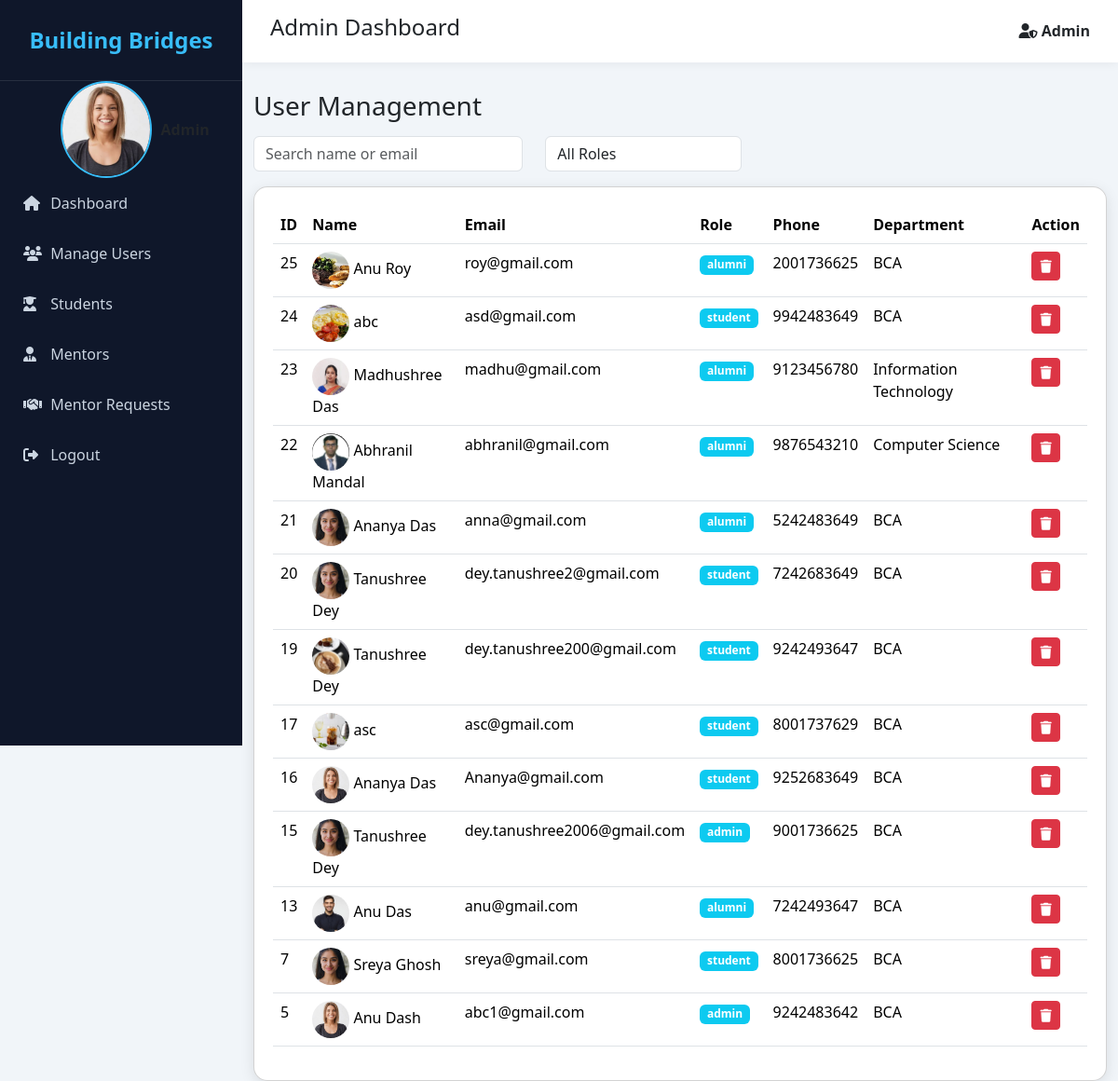
The page /admin/user_list.php (signed in) on the database its author committed.
### tables this page shows
CREATE TABLE `users1` (
  `id` int(11) NOT NULL,
  `full_name` varchar(100) NOT NULL,
  `email` varchar(100) NOT NULL,
  `password` varchar(255) NOT NULL,
  `role` enum('student','alumni','admin') NOT NULL,
  `department` varchar(100) DEFAULT NULL,
  `phone` varchar(20) DEFAULT NULL,
  `profile_image` varchar(255) DEFAULT NULL,
  `created_at` timestamp NOT NULL DEFAULT current_timestamp(),
  `bio` text DEFAULT NULL,
  `designation` varchar(255) DEFAULT NULL,
  `company` varchar(255) DEFAULT NULL,
  `skills` text DEFAULT NULL
);

### admin/user_list.php (the view, shortened to what this page needs)
<?php
include("includes/db_connect.php");
$search = $_GET['search'] ?? '';
$where = "WHERE 1=1";
$result = mysqli_query($conn, "SELECT * FROM users1 $where ORDER BY id DESC");
?>
<!DOCTYPE html>
<html>
<head>
<link href="https://cdn.jsdelivr.net/npm/bootstrap@5.3.3/dist/css/bootstrap.min.css" rel="stylesheet">
<link rel="stylesheet" href="https://cdnjs.cloudflare.com/ajax/libs/font-awesome/6.7.2/css/all.min.css">
</head>
<body>
<div class="sidebar">
<div class="logo">
Building Bridges
</div>
    <div class="admin-box" style="display:flex;align-items:center;gap:10px; margin-left:25%;">
        <?php if(!empty($_SESSION['profile_image'])){ ?>
            <img src="../<?= $_SESSION['profile_image']; ?>"
     style="width:50%;height:13vh;border-radius:50%;object-fit:cover;border:2px solid #38bdf8;">
        <?php } else { ?>
            <i class="fa fa-user-shield"></i>
        <?php } ?>
    </div>
<ul>
<li>
<a href="admin_dashboard.php">
<i class="fa fa-home"></i> Dashboard
</a>
</li>
<li>
<a href="user_list.php">
<i class="fa fa-users"></i> Manage Users
</a>
</li>
<li>
<a href="student_list.php">
<i class="fa fa-user-graduate"></i> Students
</a>
</li>
<li>
<a href="mentor_list.php">
<i class="fa fa-user-tie"></i> Mentors
</a>
</li>
<li>
<a href="mentor_requests.php">
<i class="fa fa-handshake"></i> Mentor Requests
</a>
</li>
<li>
<a href="logout.php">
<i class="fa fa-sign-out-alt"></i> Logout
</a>
</li>
</ul>
</div>
<div class="main-content">
<div class="topbar">
<h4>
Admin Dashboard
</h4>
<div class="admin-box">
<i class="fa fa-user-shield"></i>
<?= $_SESSION['full_name'] ?? 'Admin'; ?>
</div>
</div>
<div class="container">
<h3 class="mb-3">User Management</h3>
<form class="row mb-3">
<div class="col-md-4">
<input type="text" name="search" class="form-control" placeholder="Search name or email"
value="<?= $search ?>">
</div>
<div class="col-md-3">
<select name="role" class="form-control">
<option value="">All Roles</option>
</select>
</div>
</form>
<div class="card">
<table class="table table-hover">
<thead>
<tr>
<th>ID</th>
<th>Name</th>
<th>Email</th>
<th>Role</th>
<th>Phone</th>
<th>Department</th>
<th>Action</th>
</tr>
</thead>
<tbody>
<?php while($row = mysqli_fetch_assoc($result)){ ?>
<tr>
<td><?= $row['id'] ?></td>
<td>
<?php
$img = $row['profile_image'] ?? '';
$imgPath = "../assets/default.png";
if (!empty($img)) {
    if (file_exists("../" . $img)) {
        $imgPath = "../" . $img;
    }
}
?>
<img src="<?= htmlspecialchars($imgPath) ?>"
     width="40"
     height="40"
     style="border-radius:50%; object-fit:cover;">
<?= htmlspecialchars($row['full_name']) ?>
</td>
<td><?= htmlspecialchars($row['email']) ?></td>
<td>
<span class="badge bg-info">
<?= $row['role'] ?>
</span>
</td>
<td><?= $row['phone'] ?></td>
<td><?= $row['department'] ?></td>
<td>
<a href="user_list.php?delete=<?= $row['id'] ?>"
onclick="return confirm('Delete this user?')"
class="btn btn-danger btn-sm">
<i class="fa fa-trash"></i>
</a>
</td>
</tr>
<?php } ?>
</tbody>
</table>
</div>
</div>
</body>
</html>

### admin/user_list.php (style rules this page uses)
body { background:#f1f5f9; }
.container { margin-top:30px; }
.card { padding:20px; border-radius:15px; box-shadow:0 4px 15px rgba(0,0,0,0.1); }
.sidebar { position:fixed; left:0; top:0; width:260px; height:100vh; background:#0f172a; overflow-y:auto; }
.logo { padding:25px; font-size:24px; font-weight:700; color:#38bdf8; text-align:center; border-bottom:1px solid rgba(255,255,255,.1); }
.sidebar ul { list-style:none; padding:0; margin:0; }
.sidebar ul li a { display:block; padding:15px 25px; color:#cbd5e1; text-decoration:none; transition:.3s; }
.sidebar ul li a i { width:25px; }
.main-content { margin-left:260px; min-height:100vh; }
.topbar { background:white; padding:15px 30px; box-shadow:0 2px 10px rgba(0,0,0,.05); display:flex; justify-content:space-between; align-items:center; }
.admin-box { font-weight:600; }

### rows shown on the page
users1: id "25", profile_image (picture), full_name "Anu Roy", email "roy@gmail.com", role "alumni", phone "2001736625", department "BCA"
users1: id "24", profile_image (picture), full_name "abc", email "asd@gmail.com", role "student", phone "9942483649", department "BCA"
users1: id "23", profile_image (picture), full_name "Madhushree Das", email "madhu@gmail.com", role "alumni", phone "9123456780", department "Information Technology"
users1: id "22", profile_image (picture), full_name "Abhranil Mandal", email "abhranil@gmail.com", role "alumni", phone "9876543210", department "Computer Science"
users1: id "21", profile_image (picture), full_name "Ananya Das", email "anna@gmail.com", role "alumni", phone "5242483649", department "BCA"
users1: id "20", profile_image (picture), full_name "Tanushree Dey", email "dey.tanushree2@gmail.com", role "student", phone "7242683649", department "BCA"
users1: id "19", profile_image (picture), full_name "Tanushree Dey", email "dey.tanushree200@gmail.com", role "student", phone "9242493647", department "BCA"
users1: id "17", profile_image (picture), full_name "asc", email "asc@gmail.com", role "student", phone "8001737629", department "BCA"
users1: id "16", profile_image (picture), full_name "Ananya Das", email "Ananya@gmail.com", role "student", phone "9252683649", department "BCA"
users1: id "15", profile_image (picture), full_name "Tanushree Dey", email "dey.tanushree2006@gmail.com", role "admin", phone "9001736625", department "BCA"
users1: id "13", profile_image (picture), full_name "Anu Das", email "anu@gmail.com", role "alumni", phone "7242493647", department "BCA"
users1: id "7", profile_image (picture), full_name "Sreya Ghosh", email "sreya@gmail.com", role "student", phone "8001736625", department "BCA"
users1: id "5", profile_image (picture), full_name "Anu Dash", email "abc1@gmail.com", role "admin", phone "9242483642", department "BCA"

### other values the page prints
$_SESSION['full_name'] "Admin"
